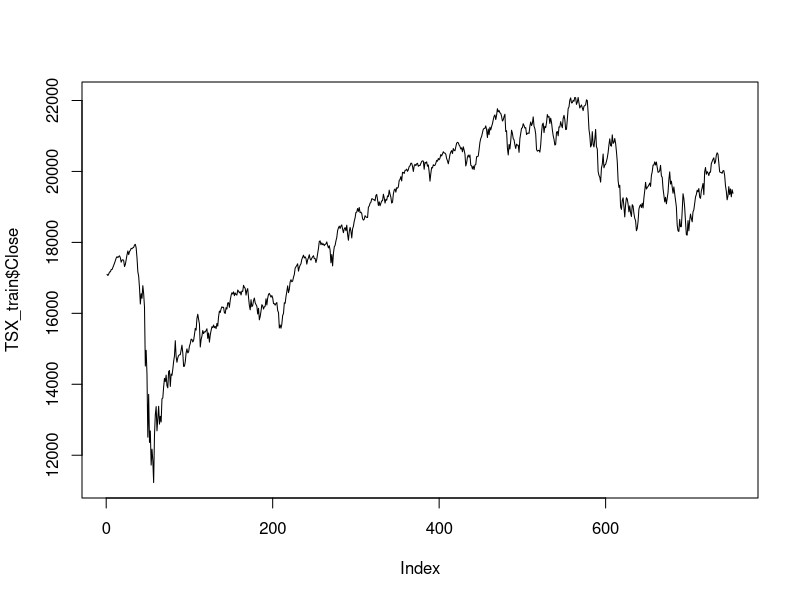

Recreate this plot in R.
## ---- chunk 1
knitr::opts_chunk$set(echo = TRUE)
install.packages("ggplot2", repos="https://mirror.csclub.uwaterloo.ca/CRAN/")
## ---- chunk 2
TSX = read.csv("TSX_Data.csv")
## ---- chunk 3
#Converting Text into Dates and Numbers
TSX[,"Date"] = as.Date(TSX[,"Date"])
TSX[,2:7] = lapply(TSX[,2:7],as.numeric)

#Check If Converted
class(TSX[1,1])
class(TSX[1,2])
class(TSX[1,3])
class(TSX[1,4])
class(TSX[1,5])
class(TSX[1,6])
class(TSX[1,7])
## ---- chunk 4
# Check for NA Values
apply(sapply(TSX,is.na),2,sum)

# Removing records with NA
TSX = na.omit(TSX)
## ---- chunk 5
# Selecting Dates before 2023 and after 2010 as Training Data
TSX_train = TSX[TSX[,"Date"] < "2023-01-01",]
TSX_train = TSX_train[TSX_train[,"Date"] >= "2020-01-01",]

# Selecting the Dates after 2023 as Testing Data
TSX_test = TSX[TSX[,"Date"] >= "2023-01-01",]

plot(TSX_train$Close, type="l")
## ---- chunk 6
train_size = length(TSX_train$Close)
money_out = rep(0,train_size)
money_in = rep(0, train_size)
price = TSX_train$Close
money_out[1] = 1
trade = 0

average7 = filter(price,rep(1/7,7),sides=1)
variance7 = rep(0,train_size)
deviations = rep(0,train_size)
percent_change = rep(0,train_size)
diff = rep(0,train_size)

for(i in 2:train_size){
  #Price Change
  percent_change[i] = price[i] / price[i-1]
  diff[i] = price[i] - price[i-1]
  
  money_in[i] = money_in[i-1] * percent_change[i]
  money_out[i] = money_out[i-1]
  
  #Information
  if(i > 7){
    variance7[i] = var(price[(i-7):(i-1)])
    deviations[i] = (price[i]-average7[i]) / sqrt(variance7[i])
    
      if(deviations[i] > 2)
        {
          trade = 1
      }
      if(deviations[i] < -2)
        {
          trade = -1
        }
  }
  

  
  #Trade
  if(trade == 1){
    money_in[i] = money_out[i] + money_in[i]
    money_out[i] = 0
  }
  if(trade == -1)
  {
    money_out[i] = money_in[i] + money_out[i]
    money_in[i] = 0
    data
  }
  trade = 0
}
data = data.frame(1:train_size,price,average7,diff,percent_change,variance7,deviations,money_in,money_out)
data
